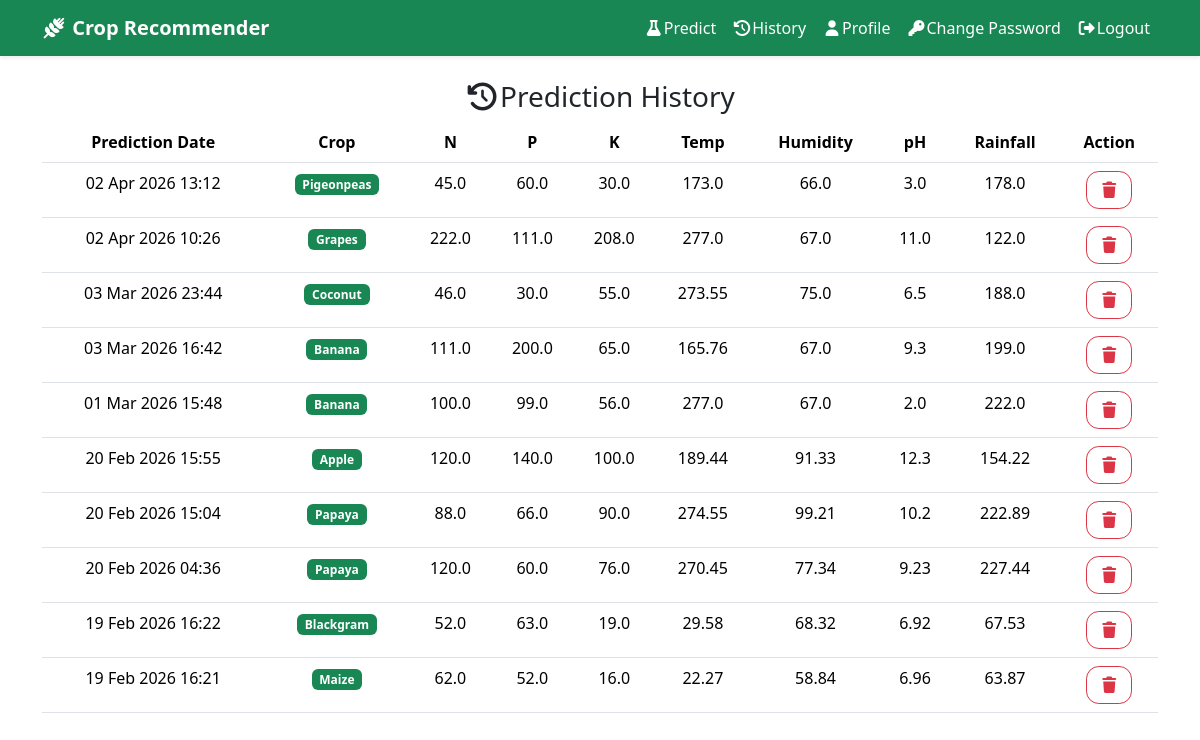
Screenshot of /user_history/ (signed in) with the database file from the repository.
### recommender/models.py (models this page shows, shortened)
class Prediction(models.Model):
    user=models.ForeignKey(User,on_delete=models.CASCADE,related_name='predictions')
    N=models.FloatField()
    P=models.FloatField()
    K=models.FloatField()
    temperature=models.FloatField()
    humidity=models.FloatField()
    ph=models.FloatField()
    rainfall=models.FloatField()
    predicted_label=models.CharField(max_length=100)
    created_at=models.DateTimeField(auto_now_add=True)
    class Meta:
        ordering=['-created_at']

### recommender/views.py (the view)
# urls.py: path('user_history/',user_history_view,name='user_history'),
@login_required
def user_history_view(request):
    predictions = Prediction.objects.filter(user=request.user)
    return render(request,"history.html", locals())

### recommender/templates/history.html (shortened to what this page needs)
{% extends "base.html" %}
{% load static %}
{% block content %}
    <div class="text-center">
     <h3>
        <i class="fa-solid fa-clock-rotate-left"></i>Prediction History
     </h3>
     <table class="table">
        <thread class="table-success">
            <tr>
                <th>Prediction Date</th>
                <th>Crop</th>
                <th>N</th>
                <th>P</th>
                <th>K</th>
                <th>Temp</th>
                <th>Humidity</th>
                <th>pH</th>
                <th>Rainfall</th>
                <th>Action</th>
            </tr>
        </thread>
        <tbody>
            {% for p in predictions %}
             <tr>
                <td>{{p.created_at|date:"d M Y H:i"}}</td>
                <td><span class="badge bg-success">{{p.predicted_label|title}}</td>
                <td>{{p.N}}</td>
                <td>{{p.P}}</td>
                <td>{{p.K}}</td>
                <td>{{p.temperature}}</td>
                <td>{{p.humidity}}</td>
                <td>{{p.ph}}</td>
                <td>{{p.rainfall}}</td>
                <td> <a href="{% url 'user_delete_prediction' p.id %}" class="btn btn-outline-danger"
                onclick="return confirm('delete this entry? This cannot be undone')">
                <i class="fa-solid fa-trash"></i>
                </a></td>
             </tr>
            {% endfor %}
     </table>
    </div>
{% endblock %}

### recommender/templates/base.html (shortened to what this page needs)
<!DOCTYPE html>
<html lang="en">
<head>
     <link href="https://cdn.jsdelivr.net/npm/bootstrap@5.3.8/dist/css/bootstrap.min.css" rel="stylesheet">
    <link rel="stylesheet" href="https://cdnjs.cloudflare.com/ajax/libs/font-awesome/7.0.1/css/all.min.css" />
    <link rel="stylesheet" href="/static/css/style.css"/>
</head>
<body>
    <nav class="navbar navbar-expand-lg navbar-dark bg-success shadow-sm">
  <div class="container">
    <a class="navbar-brand fw-bold" href="#"><i class="fa-solid fa-wheat-awn"></i> Crop Recommender</a>
    <div class="collapse navbar-collapse" id="abc">
      <ul class="navbar-nav ms-auto">
        {% if user.is_authenticated and not user.is_staff %}
        <li class="nav-item">
          <a class="nav-link active" href="{% url 'predict' %}"><i class="fa-solid fa-flask"></i>Predict</a>
        </li>
        <li class="nav-item">
          <a class="nav-link active" href="{% url 'user_history' %}"><i class="fa-solid fa-clock-rotate-left"></i>History</a>
        </li>
        <li class="nav-item">
          <a class="nav-link active" href="{% url 'profile' %}"><i class="fa-solid fa-user"></i>Profile</a>
        </li>
        <li class="nav-item">
          <a class="nav-link active" href="{% url 'change_password' %}"><i class="fa-solid fa-key"></i>Change Password</a>
        </li>
        <li class="nav-item">
          <a class="nav-link active" href="{% url 'logout' %}"><i class="fa-solid fa-right-from-bracket"></i>Logout</a>
        </li>
        {% endif %}
          </ul>
    </div>
  </div>
</nav>
    <main class="container py-4">
        {% block content %} {% endblock %}
    </main>
</body>
</html>

### recommender/static/css/style.css (style rules this page uses)
.btn { border-radius: .8rem; }

### rows the page displays
Prediction: created_at "02 Apr 2026 13:12", predicted_label "Pigeonpeas", N "45.0", P "60.0", K "30.0", temperature "173.0", humidity "66.0", ph "3.0", rainfall "178.0"
Prediction: created_at "02 Apr 2026 10:26", predicted_label "Grapes", N "222.0", P "111.0", K "208.0", temperature "277.0", humidity "67.0", ph "11.0", rainfall "122.0"
Prediction: created_at "03 Mar 2026 23:44", predicted_label "Coconut", N "46.0", P "30.0", K "55.0", temperature "273.55", humidity "75.0", ph "6.5", rainfall "188.0"
Prediction: created_at "03 Mar 2026 16:42", predicted_label "Banana", N "111.0", P "200.0", K "65.0", temperature "165.76", humidity "67.0", ph "9.3", rainfall "199.0"
Prediction: created_at "01 Mar 2026 15:48", predicted_label "Banana", N "100.0", P "99.0", K "56.0", temperature "277.0", humidity "67.0", ph "2.0", rainfall "222.0"
Prediction: created_at "20 Feb 2026 15:55", predicted_label "Apple", N "120.0", P "140.0", K "100.0", temperature "189.44", humidity "91.33", ph "12.3", rainfall "154.22"
Prediction: created_at "20 Feb 2026 15:04", predicted_label "Papaya", N "88.0", P "66.0", K "90.0", temperature "274.55", humidity "99.21", ph "10.2", rainfall "222.89"
Prediction: created_at "20 Feb 2026 04:36", predicted_label "Papaya", N "120.0", P "60.0", K "76.0", temperature "270.45", humidity "77.34", ph "9.23", rainfall "227.44"
Prediction: created_at "19 Feb 2026 16:22", predicted_label "Blackgram", N "52.0", P "63.0", K "19.0", temperature "29.58", humidity "68.32", ph "6.92", rainfall "67.53"
Prediction: created_at "19 Feb 2026 16:21", predicted_label "Maize", N "62.0", P "52.0", K "16.0", temperature "22.27", humidity "58.84", ph "6.96", rainfall "63.87"
